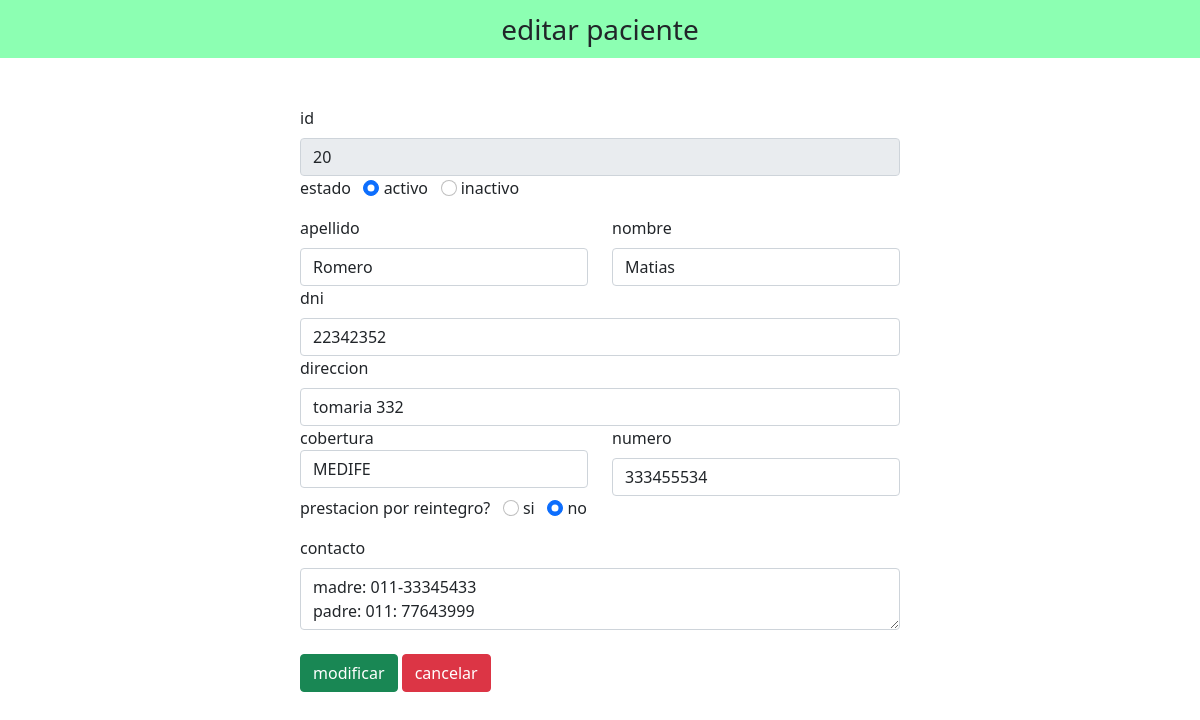
Screenshot of /modules/pacientes/pacientesEdit.php?id=20 with the database file from the repository.
### tables this page shows
CREATE TABLE IF NOT EXISTS `pacientes` (
  `id` int NOT NULL AUTO_INCREMENT,
  `apellido` varchar(100) NOT NULL,
  `nombre` varchar(100) NOT NULL,
  `dni` varchar(8) NOT NULL,
  `direccion` varchar(150) NOT NULL,
  `cobertura1` tinyint NOT NULL,
  `c1numero` bigint NOT NULL,
  `contacto` text NOT NULL,
  `estado` tinyint(1) NOT NULL DEFAULT '1',
  `reintegro` tinyint DEFAULT '0',
  PRIMARY KEY (`id`),
  UNIQUE KEY `dni` (`dni`),
  KEY `FK_cobertura_persona` (`cobertura1`)
);

### modules/pacientes/pacientesEdit.php (the view, shortened to what this page needs)
<!DOCTYPE html>
<html lang="en">
<head>
    <link rel="stylesheet" href="../../assets/bootstrap/css/bootstrap.min.css">
    <link rel="stylesheet" href="https://cdnjs.cloudflare.com/ajax/libs/font-awesome/6.2.0/css/all.min.css" />
</head>
<body>
    <nav class="navbar navbar-light justify-content-center fs-3 mb-5" style="background-color: #00FF5573";>
        editar paciente
    </nav>
    <?php
        $conexion = regresarConexion();
        $id = $_GET['id'];
        $consulta = "select * from pacientes where id = $id limit 1";
        $result = mysqli_query($conexion, $consulta);
        $row = mysqli_fetch_assoc($result);
    ?>
    <div class="container d-flex justify-content-center">
        <form action="pacientesCrud.php" method="post" style="width: 50vw; min-width: 300px;">
            <div class="row">
                <div class="col">
                    <label class="form-label">id</label>
                    <input type="numeric" class="form-control" name="id" value="<?php echo $id ?>" readonly>
                </div>
                <div class="row">
                    <div class="col">
                        <div class="form-group mb-3">
                            <label>estado</label> &nbsp;
                            <input type="radio" class="form-check-input" name="estado"
                             id="activo" value="activo" <?php echo($row['estado'] == '1') ? "checked" : "";?> >
                            <label for="male" class="form-input-label">activo</label>
                            <input type="radio" class="form-check-input" name="estado"
                             id="inactivo" value="inactivo" <?php echo($row['estado'] == '0') ? "checked" : "";?> >
                            <label for="male" class="form-input-label">inactivo</label>
                        </div>
                    </div>
                </div>
                <div class="col">
                    <label class="form-label">apellido</label>
                    <input type="text" class="form-control" name="apellido" value="<?php echo $row['apellido']?>">
                </div>
                <div class="col">
                    <label class="form-label">nombre</label>
                    <input type="text" class="form-control" name="nombre" value="<?php echo $row['nombre']?>">
                </div>
            </div>
            <div class="row">
                <div class="col">
                    <label class="form-label">dni</label>
                    <input type="number" class="form-control" name="dni" value="<?php echo $row['dni']?>">
                </div>
            </div>
            <div class="row">
                <div class="col">
                    <label class="form-label">direccion</label>
                    <input type="text" class="form-control" name="direccion" value="<?php echo $row['direccion']?>">
                </div>
            </div>
            <div class="row">
                <div class="col">
                    <label class="form label">cobertura</label>
                    <select name = "cobertura" id="cobertura" class="form-control">
                        <?php
                            $sql = "select id,nombre from coberturas order by nombre";
                            $datos = mysqli_query($conexion, $sql);
                            $ep = mysqli_fetch_all($datos, MYSQLI_ASSOC);
                            foreach($ep as $fila){
                                if($fila['id'] == $row['cobertura1']){
                                    $selected = 'selected';
                                } else {
                                    $selected = '';
                                }
                                echo '<option value="'.$fila["id"].'" '.$selected.'>'.$fila["nombre"].'</option>';
                            }
                        ?>
                    </select>
                </div>
                <div class="col">
                    <label class="form-label">numero</label>
                    <input type="text" class="form-control" name="c1numero" value="<?php echo $row['c1numero']?>">
                </div>
            </div>
            <div class="row">
                <div class="col">
                    <div class="form-group mb-3">
                        <label>prestacion por reintegro?</label> &nbsp;
                        <input type="radio" class="form-check-input" name="reintegro"
                            id="activo" value="si" <?php echo($row['reintegro'] == '1') ? "checked" : "";?> >
                        <label for="si" class="form-input-label">si</label>
                        <input type="radio" class="form-check-input" name="reintegro"
                            id="inactivo" value="no" <?php echo($row['reintegro'] == '0') ? "checked" : "";?> >
                        <label for="no" class="form-input-label">no</label>
                    </div>
                </div>
            </div>
            <div class="row">
                <div class="col">
                    <label class="form-label">contacto</label>
                    <textarea name="contacto" class="form-control" id="contacto"><?php echo $row['contacto']?></textarea>
                </div>
            </div>
            <div>
                <br>
                <button type="submit" class="btn btn-success" name="submit">modificar</button>
                <a href="pacientes.php" class="btn btn-danger">cancelar</a>
            </div>
    </form>
    </div>
</body>
</html>

### rows the page displays
pacientes: estado "☑", apellido "Romero", nombre "Matias", dni "22342352", direccion "tomaria 332", c1numero "333455534", reintegro "☑", contacto "madre: 011-33345433 padre: 011: 77643999"

### other values shown
form field cobertura "MEDIFE"
